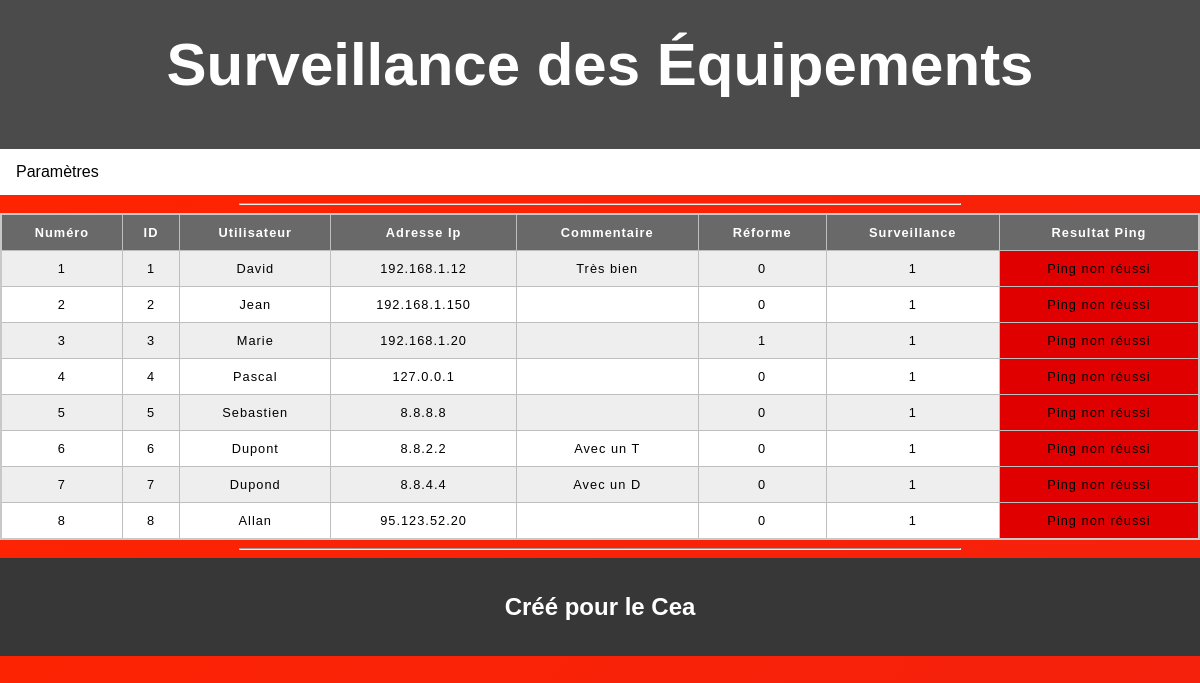
The page / on the database its author committed.
### tables this page shows
CREATE TABLE IF NOT EXISTS `materiel` (
  `MATERIEL_REFERENCE` int(11) NOT NULL,
  `UTILISATEUR_FINAL` char(32) DEFAULT NULL,
  `ADRESSE_IP` char(32) DEFAULT NULL,
  `COMMENTAIRE` char(32) DEFAULT NULL,
  `REFORME` tinyint(1) DEFAULT NULL,
  `SURVEILLANCE` tinyint(1) DEFAULT NULL,
  PRIMARY KEY (`MATERIEL_REFERENCE`)
);

### Co.php (called while the page is built, shortened)
<?php
class Link extends PDO
{
    private $type = 'mysql';
    private $host = 'localhost';
    private $dbname = 'inventaire_test';
    private $username = 'root';
    private $password = '';
    private $link;
    private function __construct()
    {
        try {
            $this->link = new PDO(
                $this->type.':host='.$this->host.'; dbname='.$this->dbname,
                $this->username,
                $this->password,
                array(PDO::ATTR_PERSISTENT => true)
    );
            $this->link->setAttribute(PDO::ATTR_ERRMODE, PDO::ERRMODE_EXCEPTION);
        } catch (PDOException $e) {
            echo $e->getMessage();
            die();
        }
    }
    public function Select($query)
    {
        $array = [];
        $result = $this->link->query($query);
        while ($row = $result->fetch()) {
            array_push($array, $row);
        }
        return $array;
    }
}

### index.php (the view, shortened to what this page needs)
<?php
require_once("Co.php");
$punis = Read2('pping.txt');
$link = Link::getInstance();
$result = $link->Select("SELECT `materiel_reference`, `utilisateur_final`, `adresse_ip`, `commentaire`, `reforme`, `surveillance` FROM `materiel` WHERE `surveillance` = 1");
?>
<head>
  <link rel="stylesheet" type="text/css" href="style.css">
</head>
<body>
<nav>
  <h1>Surveillance des Équipements</h1>
  <ul>
    <li><a href="parametres.php">Paramètres</a></li>
  </ul>
</nav>
  <hr>
<table class="main">
<tr>
  <th scope="col">Numéro</th>
  <th scope="col">ID</th>
  <th scope="col">Utilisateur</th>
  <th scope="col">Adresse Ip</th>
  <th scope="col">Commentaire</th>
  <th scope="col">Réforme</th>
  <th scope="col">Surveillance</th>
  <th scope="col">Resultat Ping</th>
</tr>
  <?php
for ($i = 0; $i < sizeof($result); $i++) {
    $status = "Non Pingé";
    $bgcolor = '#d1d1d1';
    $ip = $result[$i][2];
    echo '<tr scope="row">';
    $ii = $i + 1;
    echo '<td>' . $ii . '</td>';
    echo('<td>'.$result[$i][0].'</td>');
    echo('<td>'.$result[$i][1].'</td>');
    echo('<td>'.$result[$i][2].'</td>');
    echo('<td>'.$result[$i][3].'</td>');
    echo('<td>'.$result[$i][4].'</td>');
    echo('<td>'.$result[$i][5].'</td>');
    if (!in_array($result[$i][2], $punis)) {
        try {
            exec("ping -n 1 -w 500  $ip", $output, $status);
        } catch (Exeption $e) {
            $status = "Erreur";
        }
        if ($status == 1) {
            $status = 'Ping non réussi';
            $bgcolor = '#E00000';
        } elseif ($status == 0) {
            $status = 'Ping Réussi';
            $bgcolor = '#00C600';
        }
    }
    echo('<td bgcolor="'. $bgcolor .'">'.$status.'</td>');
    echo '</tr>';
}
fclose($fp);?>
</table>
<hr>
</body>

### style.css (style rules this page uses)
h1 { text-align: center; font-family: Arial; font-size: 5vw; padding-top: 30px; color: #fff; }
hr { width: 60%; }
td, th { border: 1px solid rgb(190, 190, 190); padding: 10px; }
td { text-align: center; }
tr:nth-child(odd) { background-color: #fff; }
tr:nth-child(even) { background-color: #eee; }
th[scope="col"] { background-color: #696969; color: #fff; }
table { border-collapse: collapse; border: 2px solid #c8c8c8; letter-spacing: 1px; font-size: .8rem; width: 100%; }
nav { width: 100%; background-color: #4b4b4b; min-height: 10%; }
ul { list-style-type: none; margin: 0; padding: 0; overflow: hidden; background-color: #fff; }
li { float: left; }
li a { display: block; color: black; text-align: center; padding: 14px 16px; text-decoration: none; font-family: inherit; transition-duration: 0.2s; }
.footer { clear: both; padding-top: 15px; padding-bottom: 15px; background-color: #373737; color: #fff; position: relative; bottom: 0px; margin: auto; width: 100%; text-align: center; }
body { margin: 0; height: 100%; width: 100%; left: 0; right: 0; top: 0; bottom: 0; position: absolute; background: linear-gradient(124deg, #ff2400, #e81d1d, #e8b71d, #e3e81d, #1de840, #1ddde8, #2b1de8, #dd00f3, #dd00f3); background-size: 1800% 1800%; -webkit-animation: rainbow 18s ease infinite; -z-animation: rainbow 18s ease infinite; -o-animation: rainbow 18s ease infinite; animation: rainbow 18s ease infinite; font-family: Arial; }

### rows shown on the page
materiel: ii "1", MATERIEL_REFERENCE "1", UTILISATEUR_FINAL "David", ADRESSE_IP "192.168.1.12", COMMENTAIRE "Très bien", REFORME "0", SURVEILLANCE "1", status "Ping non réussi"
materiel: ii "2", MATERIEL_REFERENCE "2", UTILISATEUR_FINAL "Jean", ADRESSE_IP "192.168.1.150", REFORME "0", SURVEILLANCE "1", status "Ping non réussi"
materiel: ii "3", MATERIEL_REFERENCE "3", UTILISATEUR_FINAL "Marie", ADRESSE_IP "192.168.1.20", REFORME "1", SURVEILLANCE "1", status "Ping non réussi"
materiel: ii "4", MATERIEL_REFERENCE "4", UTILISATEUR_FINAL "Pascal", ADRESSE_IP "127.0.0.1", REFORME "0", SURVEILLANCE "1", status "Ping non réussi"
materiel: ii "5", MATERIEL_REFERENCE "5", UTILISATEUR_FINAL "Sebastien", ADRESSE_IP "8.8.8.8", REFORME "0", SURVEILLANCE "1", status "Ping non réussi"
materiel: ii "6", MATERIEL_REFERENCE "6", UTILISATEUR_FINAL "Dupont", ADRESSE_IP "8.8.2.2", COMMENTAIRE "Avec un T", REFORME "0", SURVEILLANCE "1", status "Ping non réussi"
materiel: ii "7", MATERIEL_REFERENCE "7", UTILISATEUR_FINAL "Dupond", ADRESSE_IP "8.8.4.4", COMMENTAIRE "Avec un D", REFORME "0", SURVEILLANCE "1", status "Ping non réussi"
materiel: ii "8", MATERIEL_REFERENCE "8", UTILISATEUR_FINAL "Allan", ADRESSE_IP "95.123.52.20", REFORME "0", SURVEILLANCE "1", status "Ping non réussi"
